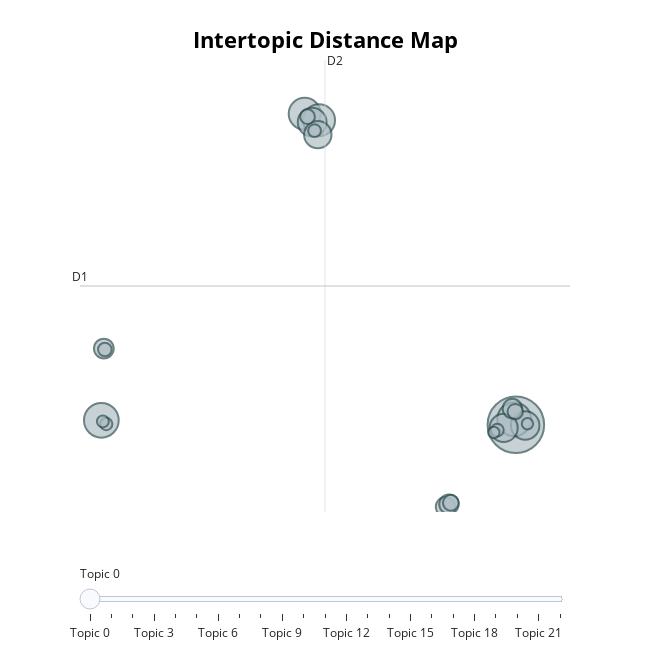

The code cell stored with this chart in its notebook:
### Code cell
model.visualize_topics()

### Figure 1 — Plotly figure (JSON) as saved in the notebook; plotly's stock layout.template omitted (floating-point values rounded to 4 significant figures)
{"data": [{"customdata": [[0, "servic | comput | bank | system | group", 295], [1, "news | world | late | vaccin | trump", 111], [2, "hotel | travel | flight | tour | resort", 105], [3, "recip | cook | food | chicken | cake", 94], [4, "photographi | photograph | camera | photo | imag", 94], [5, "gift | shop | accessori | shoe | shirt", 76], [6, "game | card | player | play | board", 75], [7, "hospit | care | surgeri | health | medicin", 73], [8, "chat | room | free | onlin | forum", 69], [9, "song | music | hindi | radio | listen", 36], [10, "india | minist | shri | sabha | polic", 35], [11, "cricket | ipl | vs | match | decemb", 35], [12, "sport | nfl | athlet | nba | footbal", 35], [13, "leagu | liverpool | arsen | premier | footbal", 23], [14, "correct | justic | crime | enforc | victim", 22], [15, "cart | add | groceri | shop | fresh", 20], [16, "stream | live | video | platform | tv", 17], [17, "class | fit | train | workout | strength", 15], [18, "sex | phone | cock | fuck | stori", 15], [19, "watch | movi | rate | tv | episod", 14], [20, "movi | tv | seri | comedi | tvma", 13], [21, "yoga | pose | practic | medit | life", 12], [22, "chess | championship | tournament | play | open", 12]], "hovertemplate": "<b>Topic %{customdata[0]}</b><br>%{customdata[1]}<br>Size: %{customdata[2]}", "legendgroup": "", "marker": {"color": "#B0BEC5", "line": {"color": "DarkSlateGrey", "width": 2}, "size": [295, 111, 105, 94, 94, 76, 75, 73, 69, 36, 35, 35, 35, 23, 22, 20, 17, 15, 15, 14, 13, 12, 12], "sizemode": "area", "sizeref": 0.1844, "symbol": "circle"}, "mode": "markers", "name": "", "orientation": "v", "showlegend": false, "type": "scatter", "x": [16.45, -8.6, 16.34, 3.685, 4.556, 4.137, 17.01, 15.71, 4.48, -8.449, 16.24, 12.2, 12.4, 12.52, 16.41, 3.86, -8.389, 15.33, 4.284, -8.305, -8.508, 15.12, 17.15], "xaxis": "x", "y": [3.769, 4.13, 4.213, 28.6, 28.09, 27.92, 3.717, 3.522, 26.93, 9.858, 5.066, -2.774, -2.565, -2.452, 4.824, 28.37, 9.779, 3.348, 27.25, 3.836, 4.039, 3.157, 3.855], "yaxis": "y"}], "layout": {"annotations": [{"showarrow": false, "text": "D1", "x": -9.89, "y": 14.85, "yshift": 10}, {"showarrow": false, "text": "D2", "x": 4.914, "xshift": 10, "y": 32.89}], "height": 650, "hoverlabel": {"bgcolor": "white", "font": {"family": "Rockwell", "size": 16}}, "legend": {"itemsizing": "constant", "tracegroupgap": 0}, "margin": {"t": 60}, "shapes": [{"line": {"color": "#CFD8DC", "width": 2}, "type": "line", "x0": 4.914, "x1": 4.914, "y0": -3.19, "y1": 32.89}, {"line": {"color": "#9E9E9E", "width": 2}, "type": "line", "x0": -9.89, "x1": 19.72, "y0": 14.85, "y1": 14.85}], "sliders": [{"active": 0, "pad": {"t": 50}, "steps": [{"args": [{"marker.color": [["red", "#B0BEC5", "#B0BEC5", "#B0BEC5", "#B0BEC5", "#B0BEC5", "#B0BEC5", "#B0BEC5", "#B0BEC5", "#B0BEC5", "#B0BEC5", "#B0BEC5", "#B0BEC5", "#B0BEC5", "#B0BEC5", "#B0BEC5", "#B0BEC5", "#B0BEC5", "#B0BEC5", "#B0BEC5", "#B0BEC5", "#B0BEC5", "#B0BEC5"]]}], "label": "Topic 0", "method": "update"}, {"args": [{"marker.color": [["#B0BEC5", "red", "#B0BEC5", "#B0BEC5", "#B0BEC5", "#B0BEC5", "#B0BEC5", "#B0BEC5", "#B0BEC5", "#B0BEC5", "#B0BEC5", "#B0BEC5", "#B0BEC5", "#B0BEC5", "#B0BEC5", "#B0BEC5", "#B0BEC5", "#B0BEC5", "#B0BEC5", "#B0BEC5", "#B0BEC5", "#B0BEC5", "#B0BEC5"]]}], "label": "Topic 1", "method": "update"}, {"args": [{"marker.color": [["#B0BEC5", "#B0BEC5", "red", "#B0BEC5", "#B0BEC5", "#B0BEC5", "#B0BEC5", "#B0BEC5", "#B0BEC5", "#B0BEC5", "#B0BEC5", "#B0BEC5", "#B0BEC5", "#B0BEC5", "#B0BEC5", "#B0BEC5", "#B0BEC5", "#B0BEC5", "#B0BEC5", "#B0BEC5", "#B0BEC5", "#B0BEC5", "#B0BEC5"]]}], "label": "Topic 2", "method": "update"}, {"args": [{"marker.color": [["#B0BEC5", "#B0BEC5", "#B0BEC5", "red", "#B0BEC5", "#B0BEC5", "#B0BEC5", "#B0BEC5", "#B0BEC5", "#B0BEC5", "#B0BEC5", "#B0BEC5", "#B0BEC5", "#B0BEC5", "#B0BEC5", "#B0BEC5", "#B0BEC5", "#B0BEC5", "#B0BEC5", "#B0BEC5", "#B0BEC5", "#B0BEC5", "#B0BEC5"]]}], "label": "Topic 3", "method": "update"}, {"args": [{"marker.color": [["#B0BEC5", "#B0BEC5", "#B0BEC5", "#B0BEC5", "red", "#B0BEC5", "#B0BEC5", "#B0BEC5", "#B0BEC5", "#B0BEC5", "#B0BEC5", "#B0BEC5", "#B0BEC5", "#B0BEC5", "#B0BEC5", "#B0BEC5", "#B0BEC5", "#B0BEC5", "#B0BEC5", "#B0BEC5", "#B0BEC5", "#B0BEC5", "#B0BEC5"]]}], "label": "Topic 4", "method": "update"}, {"args": [{"marker.color": [["#B0BEC5", "#B0BEC5", "#B0BEC5", "#B0BEC5", "#B0BEC5", "red", "#B0BEC5", "#B0BEC5", "#B0BEC5", "#B0BEC5", "#B0BEC5", "#B0BEC5", "#B0BEC5", "#B0BEC5", "#B0BEC5", "#B0BEC5", "#B0BEC5", "#B0BEC5", "#B0BEC5", "#B0BEC5", "#B0BEC5", "#B0BEC5", "#B0BEC5"]]}], "label": "Topic 5", "method": "update"}, {"args": [{"marker.color": [["#B0BEC5", "#B0BEC5", "#B0BEC5", "#B0BEC5", "#B0BEC5", "#B0BEC5", "red", "#B0BEC5", "#B0BEC5", "#B0BEC5", "#B0BEC5", "#B0BEC5", "#B0BEC5", "#B0BEC5", "#B0BEC5", "#B0BEC5", "#B0BEC5", "#B0BEC5", "#B0BEC5", "#B0BEC5", "#B0BEC5", "#B0BEC5", "#B0BEC5"]]}], "label": "Topic 6", "method": "update"}, {"args": [{"marker.color": [["#B0BEC5", "#B0BEC5", "#B0BEC5", "#B0BEC5", "#B0BEC5", "#B0BEC5", "#B0BEC5", "red", "#B0BEC5", "#B0BEC5", "#B0BEC5", "#B0BEC5", "#B0BEC5", "#B0BEC5", "#B0BEC5", "#B0BEC5", "#B0BEC5", "#B0BEC5", "#B0BEC5", "#B0BEC5", "#B0BEC5", "#B0BEC5", "#B0BEC5"]]}], "label": "Topic 7", "method": "update"}, {"args": [{"marker.color": [["#B0BEC5", "#B0BEC5", "#B0BEC5", "#B0BEC5", "#B0BEC5", "#B0BEC5", "#B0BEC5", "#B0BEC5", "red", "#B0BEC5", "#B0BEC5", "#B0BEC5", "#B0BEC5", "#B0BEC5", "#B0BEC5", "#B0BEC5", "#B0BEC5", "#B0BEC5", "#B0BEC5", "#B0BEC5", "#B0BEC5", "#B0BEC5", "#B0BEC5"]]}], "label": "Topic 8", "method": "update"}, {"args": [{"marker.color": [["#B0BEC5", "#B0BEC5", "#B0BEC5", "#B0BEC5", "#B0BEC5", "#B0BEC5", "#B0BEC5", "#B0BEC5", "#B0BEC5", "red", "#B0BEC5", "#B0BEC5", "#B0BEC5", "#B0BEC5", "#B0BEC5", "#B0BEC5", "#B0BEC5", "#B0BEC5", "#B0BEC5", "#B0BEC5", "#B0BEC5", "#B0BEC5", "#B0BEC5"]]}], "label": "Topic 9", "method": "update"}, {"args": [{"marker.color": [["#B0BEC5", "#B0BEC5", "#B0BEC5", "#B0BEC5", "#B0BEC5", "#B0BEC5", "#B0BEC5", "#B0BEC5", "#B0BEC5", "#B0BEC5", "red", "#B0BEC5", "#B0BEC5", "#B0BEC5", "#B0BEC5", "#B0BEC5", "#B0BEC5", "#B0BEC5", "#B0BEC5", "#B0BEC5", "#B0BEC5", "#B0BEC5", "#B0BEC5"]]}], "label": "Topic 10", "method": "update"}, {"args": [{"marker.color": [["#B0BEC5", "#B0BEC5", "#B0BEC5", "#B0BEC5", "#B0BEC5", "#B0BEC5", "#B0BEC5", "#B0BEC5", "#B0BEC5", "#B0BEC5", "#B0BEC5", "red", "#B0BEC5", "#B0BEC5", "#B0BEC5", "#B0BEC5", "#B0BEC5", "#B0BEC5", "#B0BEC5", "#B0BEC5", "#B0BEC5", "#B0BEC5", "#B0BEC5"]]}], "label": "Topic 11", "method": "update"}, {"args": [{"marker.color": [["#B0BEC5", "#B0BEC5", "#B0BEC5", "#B0BEC5", "#B0BEC5", "#B0BEC5", "#B0BEC5", "#B0BEC5", "#B0BEC5", "#B0BEC5", "#B0BEC5", "#B0BEC5", "red", "#B0BEC5", "#B0BEC5", "#B0BEC5", "#B0BEC5", "#B0BEC5", "#B0BEC5", "#B0BEC5", "#B0BEC5", "#B0BEC5", "#B0BEC5"]]}], "label": "Topic 12", "method": "update"}, {"args": [{"marker.color": [["#B0BEC5", "#B0BEC5", "#B0BEC5", "#B0BEC5", "#B0BEC5", "#B0BEC5", "#B0BEC5", "#B0BEC5", "#B0BEC5", "#B0BEC5", "#B0BEC5", "#B0BEC5", "#B0BEC5", "red", "#B0BEC5", "#B0BEC5", "#B0BEC5", "#B0BEC5", "#B0BEC5", "#B0BEC5", "#B0BEC5", "#B0BEC5", "#B0BEC5"]]}], "label": "Topic 13", "method": "update"}, {"args": [{"marker.color": [["#B0BEC5", "#B0BEC5", "#B0BEC5", "#B0BEC5", "#B0BEC5", "#B0BEC5", "#B0BEC5", "#B0BEC5", "#B0BEC5", "#B0BEC5", "#B0BEC5", "#B0BEC5", "#B0BEC5", "#B0BEC5", "red", "#B0BEC5", "#B0BEC5", "#B0BEC5", "#B0BEC5", "#B0BEC5", "#B0BEC5", "#B0BEC5", "#B0BEC5"]]}], "label": "Topic 14", "method": "update"}, {"args": [{"marker.color": [["#B0BEC5", "#B0BEC5", "#B0BEC5", "#B0BEC5", "#B0BEC5", "#B0BEC5", "#B0BEC5", "#B0BEC5", "#B0BEC5", "#B0BEC5", "#B0BEC5", "#B0BEC5", "#B0BEC5", "#B0BEC5", "#B0BEC5", "red", "#B0BEC5", "#B0BEC5", "#B0BEC5", "#B0BEC5", "#B0BEC5", "#B0BEC5", "#B0BEC5"]]}], "label": "Topic 15", "method": "update"}, {"args": [{"marker.color": [["#B0BEC5", "#B0BEC5", "#B0BEC5", "#B0BEC5", "#B0BEC5", "#B0BEC5", "#B0BEC5", "#B0BEC5", "#B0BEC5", "#B0BEC5", "#B0BEC5", "#B0BEC5", "#B0BEC5", "#B0BEC5", "#B0BEC5", "#B0BEC5", "red", "#B0BEC5", "#B0BEC5", "#B0BEC5", "#B0BEC5", "#B0BEC5", "#B0BEC5"]]}], "label": "Topic 16", "method": "update"}, {"args": [{"marker.color": [["#B0BEC5", "#B0BEC5", "#B0BEC5", "#B0BEC5", "#B0BEC5", "#B0BEC5", "#B0BEC5", "#B0BEC5", "#B0BEC5", "#B0BEC5", "#B0BEC5", "#B0BEC5", "#B0BEC5", "#B0BEC5", "#B0BEC5", "#B0BEC5", "#B0BEC5", "red", "#B0BEC5", "#B0BEC5", "#B0BEC5", "#B0BEC5", "#B0BEC5"]]}], "label": "Topic 17", "method": "update"}, {"args": [{"marker.color": [["#B0BEC5", "#B0BEC5", "#B0BEC5", "#B0BEC5", "#B0BEC5", "#B0BEC5", "#B0BEC5", "#B0BEC5", "#B0BEC5", "#B0BEC5", "#B0BEC5", "#B0BEC5", "#B0BEC5", "#B0BEC5", "#B0BEC5", "#B0BEC5", "#B0BEC5", "#B0BEC5", "red", "#B0BEC5", "#B0BEC5", "#B0BEC5", "#B0BEC5"]]}], "label": "Topic 18", "method": "update"}, {"args": [{"marker.color": [["#B0BEC5", "#B0BEC5", "#B0BEC5", "#B0BEC5", "#B0BEC5", "#B0BEC5", "#B0BEC5", "#B0BEC5", "#B0BEC5", "#B0BEC5", "#B0BEC5", "#B0BEC5", "#B0BEC5", "#B0BEC5", "#B0BEC5", "#B0BEC5", "#B0BEC5", "#B0BEC5", "#B0BEC5", "red", "#B0BEC5", "#B0BEC5", "#B0BEC5"]]}], "label": "Topic 19", "method": "update"}, {"args": [{"marker.color": [["#B0BEC5", "#B0BEC5", "#B0BEC5", "#B0BEC5", "#B0BEC5", "#B0BEC5", "#B0BEC5", "#B0BEC5", "#B0BEC5", "#B0BEC5", "#B0BEC5", "#B0BEC5", "#B0BEC5", "#B0BEC5", "#B0BEC5", "#B0BEC5", "#B0BEC5", "#B0BEC5", "#B0BEC5", "#B0BEC5", "red", "#B0BEC5", "#B0BEC5"]]}], "label": "Topic 20", "method": "update"}, {"args": [{"marker.color": [["#B0BEC5", "#B0BEC5", "#B0BEC5", "#B0BEC5", "#B0BEC5", "#B0BEC5", "#B0BEC5", "#B0BEC5", "#B0BEC5", "#B0BEC5", "#B0BEC5", "#B0BEC5", "#B0BEC5", "#B0BEC5", "#B0BEC5", "#B0BEC5", "#B0BEC5", "#B0BEC5", "#B0BEC5", "#B0BEC5", "#B0BEC5", "red", "#B0BEC5"]]}], "label": "Topic 21", "method": "update"}, {"args": [{"marker.color": [["#B0BEC5", "#B0BEC5", "#B0BEC5", "#B0BEC5", "#B0BEC5", "#B0BEC5", "#B0BEC5", "#B0BEC5", "#B0BEC5", "#B0BEC5", "#B0BEC5", "#B0BEC5", "#B0BEC5", "#B0BEC5", "#B0BEC5", "#B0BEC5", "#B0BEC5", "#B0BEC5", "#B0BEC5", "#B0BEC5", "#B0BEC5", "#B0BEC5", "red"]]}], "label": "Topic 22", "method": "update"}]}], "title": {"font": {"color": "Black", "size": 22}, "text": "<b>Intertopic Distance Map</b>", "x": 0.5, "xanchor": "center", "y": 0.95, "yanchor": "top"}, "width": 650, "xaxis": {"anchor": "y", "domain": [0, 1], "range": [-9.89, 19.72], "title": {"text": ""}, "visible": false}, "yaxis": {"anchor": "x", "domain": [0, 1], "range": [-3.19, 32.89], "title": {"text": ""}, "visible": false}}}
